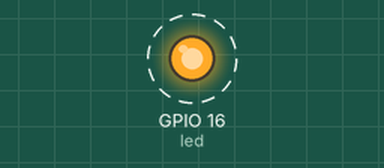
Recording of a program running on a simulated ESP8266 (NodeMCU). Shown: output pins drawn as LEDs (lit = HIGH). Dashed ring = blinking.

Above: at 0.5 s.
Timing chart, 0 to 4.6 s (numbered marks = the images above):
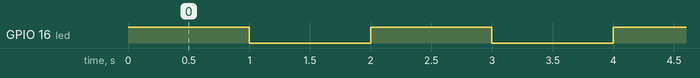

Measured:
- by itself, GPIO 16 (led): alternates HIGH for 1.0 s and LOW for 1.0 s

The program:

main.cpp
```cpp
#include <Arduino.h>
#include <ESP8266WiFi.h>

int led = 16;

// Hàm setup chạy một lần duy nhất khi khởi động chương trình
void setup() {
  // đặt 'led' là OUTPUT
  pinMode(led, OUTPUT);
}

// Hàm loop chạy mãi mãi sau khi kết thúc hàm setup()
void loop() {
  digitalWrite(led, HIGH);   // bật đèn led sáng
  delay(1000);               // dừng chương trình trong 1 giây => thây đèn sáng được 1 giây
  digitalWrite(led, LOW);    // tắt đèn led
  delay(1000);               // dừng chương trình trong 1 giây => thấy đèn tối được 1 giây
}
```
